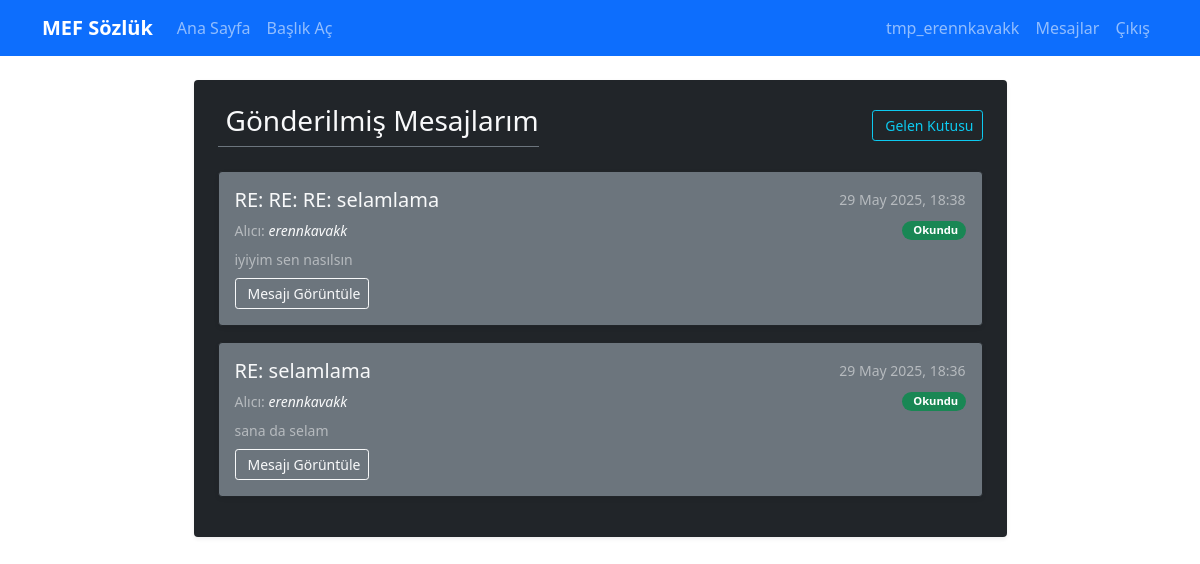
The page /user/messages/sent (signed in) on the database its author committed.
### app/models/user.py (models this page shows, shortened)
class User(UserMixin, db.Model):
    id = db.Column(db.Integer, primary_key=True)
    email = db.Column(db.String(120), unique=True, nullable=False)
    nickname = db.Column(db.String(80), unique=True, nullable=False)
    real_name = db.Column(db.String(100), nullable=False)
    password_hash = db.Column(db.String(128))
    email_confirmed = db.Column(db.Boolean, default=False)
    email_confirmation_token = db.Column(db.String(100), unique=True)
    created_at = db.Column(db.DateTime, default=lambda: datetime.now(timezone.utc))
    last_seen = db.Column(db.DateTime, default=lambda: datetime.now(timezone.utc))
    is_admin = db.Column(db.Boolean, default=False)
    is_active = db.Column(db.Boolean, default=True)
    bio = db.Column(db.Text)
    entries = db.relationship('Entry', backref='author', lazy='dynamic', cascade='all, delete-orphan')
    following = db.relationship('Follow',
                               foreign_keys='Follow.follower_id',
                               backref='follower',
                               lazy='dynamic',
                               cascade='all, delete-orphan')
    followers = db.relationship('Follow',
                               foreign_keys='Follow.followed_id',
                               backref='followed',
                               lazy='dynamic',
                               cascade='all, delete-orphan')
    favorites = db.relationship('Favorite', backref='user', lazy='dynamic', cascade='all, delete-orphan')
    sent_messages = db.relationship('Message',
                                   foreign_keys='Message.sender_id',
                                   backref='sender',
                                   lazy='dynamic',
                                   cascade='all, delete-orphan')
    received_messages = db.relationship('Message',
                                       foreign_keys='Message.recipient_id',
                                       backref='recipient',
                                       lazy='dynamic',
                                       cascade='all, delete-orphan')
    def get_unread_message_count(self):
        return self.received_messages.filter_by(is_read=False).count()

### app/models/social.py (models this page shows, shortened)
class Message(db.Model):
    id = db.Column(db.Integer, primary_key=True)
    sender_id = db.Column(db.Integer, db.ForeignKey('user.id'), nullable=False)
    recipient_id = db.Column(db.Integer, db.ForeignKey('user.id'), nullable=False)
    subject = db.Column(db.String(200), nullable=False)
    content = db.Column(db.Text, nullable=False)
    created_at = db.Column(db.DateTime, default=lambda: datetime.now(timezone.utc))
    is_read = db.Column(db.Boolean, default=False)

### app/routes/user.py (the view)
@bp.route('/messages/sent')
@login_required
def sent_messages():
    page = request.args.get('page', 1, type=int)
    sent_messages_pagination = Message.query.filter_by(sender_id=current_user.id)\
                                      .order_by(desc(Message.created_at))\
                                      .paginate(page=page, per_page=10, error_out=False)
    return render_template('user/sent_messages.html',
                           messages=sent_messages_pagination,
                           title="Gönderilmiş Mesajlarım",  # Sayfa başlığı eklendi
                           timezone=timezone)             # Timezone eklendi

### app/__init__.py (called while the page is built)
@login_manager.user_loader
def load_user(user_id):
    from app.models.user import User
    return User.query.get(int(user_id))

### app/templates/user/sent_messages.html (shortened to what this page needs)
{% extends "base.html" %}
{% block content %}
<div class="container mt-4 text-light">
    <div class="row justify-content-center">
        <div class="col-md-10 col-lg-9">
            <div class="bg-dark border-secondary p-4 rounded shadow-sm">
                <div class="d-flex justify-content-between align-items-center mb-4">
                    <h3 class="border-bottom border-secondary pb-2 mb-0">
                        {{ title }}
                    </h3>
                    <div>
                        <a href="{{ url_for('user.messages') }}" class="btn btn-sm btn-outline-info">
                             Gelen Kutusu
                        </a>
                    </div>
                </div>
                {% if messages.items %}
                    {% for message in messages.items %}
                    <div class="card mb-3 {% if not message.is_read %}bg-secondary border-secondary{% else %}bg-secondary border-dark{% endif %} text-light shadow-sm">
                        <div class="card-body p-3">
                            <div class="d-flex justify-content-between align-items-center mb-2">
                                <h5 class="card-title mb-0">
                                    <a href="{{ url_for('user.view_message', id=message.id) }}" class="link-light text-decoration-none hover-underline">
                                        {{ message.subject }}
                                    </a>
                                </h5>
                                <small class="text-white-50">
                                    {{ message.created_at.strftime('%d %b %Y, %H:%M') }}
                                </small>
                            </div>
                            <div class="d-flex justify-content-between align-items-center mb-2">
                                <small class="text-white-50">
                                    Alıcı:
                                    <a href="{{ url_for('user.profile', nickname=message.recipient.nickname) }}" class="link-light text-decoration-none fst-italic hover-underline">
                                        {{ message.recipient.nickname }}
                                    </a>
                                </small>
                                {% if message.is_read %}
                                    <span class="badge bg-success rounded-pill" title="Alıcı tarafından okundu">Okundu</span>
                                {% else %}
                                    <span class="badge bg-secondary rounded-pill" title="Alıcı henüz okumadı"><i class="fas fa-check me-1"></i>Gönderildi</span>
                                {% endif %}
                            </div>
                            <p class="card-text text-white-50 small mb-2" style="max-height: 40px; overflow: hidden;">
                                {{ message.content | striptags | truncate(120, True, '...') }}
                            </p>
                            <div>
                                <a href="{{ url_for('user.view_message', id=message.id) }}" class="btn btn-sm btn-outline-light">
                                     Mesajı Görüntüle
                                </a>
                            </div>
                        </div>
                    </div>
                    {% endfor %}
                {% else %}
                    <div class="alert bg-secondary text-light border-dark" role="alert">
                        Henüz hiç mesaj göndermemişsiniz.
                    </div>
                {% endif %}
            </div>
        </div>
    </div>
</div>
{% endblock %}

### app/templates/base.html (shortened to what this page needs)
<!DOCTYPE html>
<html lang="tr">
<head>
    <link href="https://cdn.jsdelivr.net/npm/bootstrap@5.1.3/dist/css/bootstrap.min.css" rel="stylesheet">
    <link href="{{ url_for('static', filename='css/style.css') }}" rel="stylesheet">
</head>
<body>
    <nav class="navbar navbar-expand-lg navbar-dark bg-primary">
        <div class="container">
            <a class="navbar-brand" href="{{ url_for('main.index') }}">MEF Sözlük</a>
            <div class="navbar-nav me-auto">
                <a class="nav-link" href="{{ url_for('main.index') }}">Ana Sayfa</a>
                {% if current_user.is_authenticated %}
                    <a class="nav-link" href="{{ url_for('entry.create_title') }}">Başlık Aç</a>
                {% endif %}
            </div>
            <div class="navbar-nav">
                {% if current_user.is_authenticated %}
                    <a class="nav-link" href="{{ url_for('user.profile', nickname=current_user.nickname) }}">
                        {{ current_user.nickname }}
                    </a>
                    <a class="nav-link" href="{{ url_for('user.messages') }}">
                        Mesajlar
                    </a>
                    <a class="nav-link" href="{{ url_for('auth.logout') }}">Çıkış</a>
                {% else %}
                    <a class="nav-link" href="{{ url_for('auth.login') }}">Giriş</a>
                    <a class="nav-link" href="{{ url_for('auth.register') }}">Kayıt Ol</a>
                {% endif %}
            </div>
        </div>
    </nav>
    <div class="container mt-4">
        {% block content %}{% endblock %}
    </div>
</body>
</html>

### app/static/css/style.css (style rules this page uses)
.navbar-brand { font-weight: bold; }
.card { box-shadow: 0 2px 4px rgba(0,0,0,0.1); border: 1px solid #e0e0e0; }
.badge { font-size: 0.7rem; }
a[href*="/user/"] { font-weight: 500; text-decoration: none; }

### rows shown on the page
User: nickname "tmp_erennkavakk"
Message: subject "RE: RE: RE: selamlama", created_at "29 May 2025, 18:38", recipient.nickname "erennkavakk", is_read "Okundu", content "iyiyim sen nasılsın"
Message: subject "RE: selamlama", created_at "29 May 2025, 18:36", recipient.nickname "erennkavakk", is_read "Okundu", content "sana da selam"

### other values the page prints
{{ title }} "Gönderilmiş Mesajlarım"
